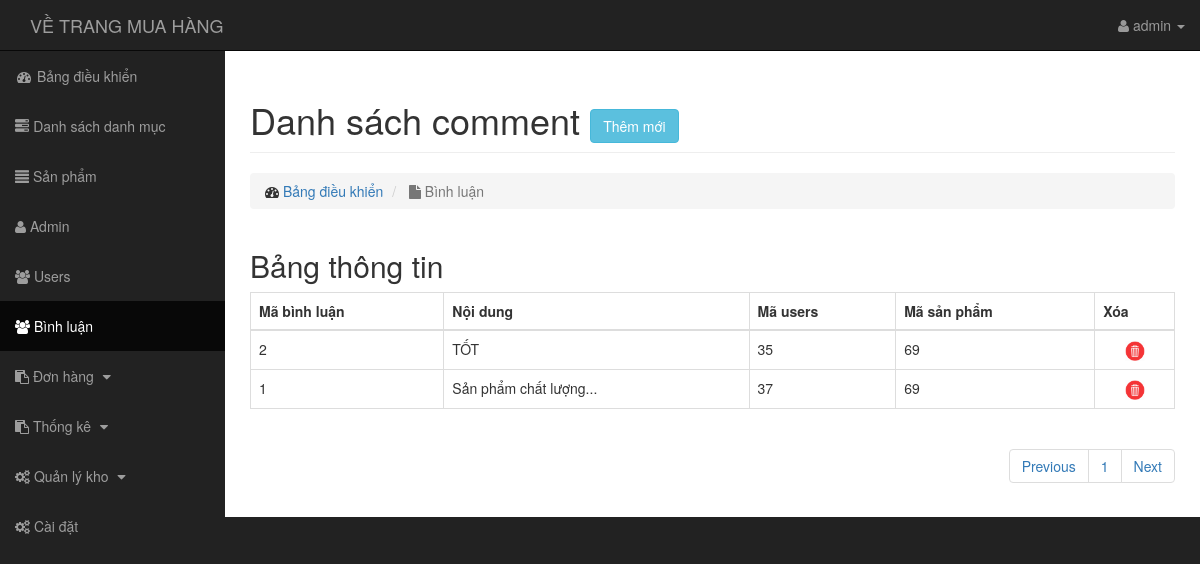
The app's page /admin/modules/comment/index.php (signed in) with its own data.
### tables this page shows
CREATE TABLE `comment` (
  `id` int(11) NOT NULL,
  `content` text NOT NULL,
  `product_id` int(11) NOT NULL,
  `users_id` int(11) NOT NULL,
  `users_name` varchar(50) NOT NULL,
  `create_at` timestamp NOT NULL DEFAULT CURRENT_TIMESTAMP ON UPDATE CURRENT_TIMESTAMP,
  `update_at` timestamp NOT NULL DEFAULT '0000-00-00 00:00:00' ON UPDATE CURRENT_TIMESTAMP
);

### admin/autoload/dtbase.php (called while the page is built, shortened)
<?php
    class Database
    {
        public $link;
        public function __construct()
        {
            $this->link = mysqli_connect("localhost","root","","banhang") or die ();
            mysqli_set_charset($this->link,"utf8");
        }
        public function countTable($table)
        {
            $sql = "SELECT id FROM  {$table}";
            $result = mysqli_query($this->link, $sql) or die("Lỗi Truy Vấn countTable----" .mysqli_error($this->link));
            $num = mysqli_num_rows($result);
            return $num;
        }
         public function fetchAll($table)
        {
            $sql = "SELECT * FROM {$table} WHERE 1" ;
            $result = mysqli_query($this->link,$sql) or die("Lỗi Truy Vấn fetchAll " .mysqli_error($this->link));
            $data = [];
            if( $result)
            {
                while ($num = mysqli_fetch_assoc($result))
                {
                    $data[] = $num;
                }
            }
            return $data;
        }
         public  function fetchJone($table,$sql ,$page = 0,$row ,$pagi = false )
        {
            $data = [];
            if ($pagi == true )
            {
                $total = $this->countTable($table);
                $sotrang = ceil($total / $row);
                $start = ($page - 1 ) * $row ;
                $sql .= " LIMIT $start,$row";
                $data = [ "page" => $sotrang];
                $result = mysqli_query($this->link,$sql) or die("Lỗi truy vấn fetchJone ---- " .mysqli_error($this->link));
            }
            else
            {
                $result = mysqli_query($this->link,$sql) or die("Lỗi truy vấn fetchJone ---- " .mysqli_error($this->link));
            }
            if( $result)
            {
                while ($num = mysqli_fetch_assoc($result))
                {
                    $data[] = $num;
                }
            }
            return $data;
        }
    }
?>

### admin/autoload/autoload.php (called while the page is built, shortened)
<?php
    include_once'dtbase.php';
        $db = new Database;
     ?>

### admin/modules/comment/index.php (the view, shortened to what this page needs)
<?php include_once'../../autoload/autoload.php';
    $comment = $db->fetchAll("comment");
    $sql=" SELECT * FROM comment ORDER BY id DESC ";
    if(isset($_GET['page']))
    {
        $p=$_GET['page'];
    }
    else{
        $p=1;
    }
    $comment=$db->fetchJone('comment',$sql,$p,5,true);
    $sotrang = $comment['page'];
    unset($comment['page']);
    ?>
<?php include_once'../../../layouts/header.php'?>
<div class="row">
    <div class="col-lg-12">
        <h1 class="page-header">
            Danh sách comment <a href="add.php" class="btn btn-info">Thêm mới</a>
        </h1>
        <ol class="breadcrumb">
            <li>
                <i class="fa fa-dashboard"></i>  <a href="../../index.php"> Bảng điều khiển</a>
            </li>
            <li class="active">
                <i class="fa fa-file"></i> Bình luận
            </li>
        </ol>
    </div>
</div>
<div class="row">
    <div class="col-md-12">
        <h2>Bảng thông tin</h2>
        <div class="table-responsive">
            <table class="table table-bordered table-hover">
                <thead>
                    <tr>
                        <th>Mã bình luận</th>
                        <th>Nội dung</th>
                        <th>Mã users</th>
                        <th>Mã sản phẩm</th>
                        <th>Xóa</th>
                    </tr>
                </thead>
                <tbody>
                    <?php
                        foreach ($comment as $row) {
                           ?>
                    <tr>
                        <td><?php echo $row['id'];?></td>
                        <td><?php echo $row['content'];?></td>
                        <td><?php echo $row['users_id'];?></td>
                        <td><?php echo $row['product_id'];?></td>
                        <td align="center";>
                            <a href="delete.php?id=<?php echo $row['id'];?>" onclick="return confirm('Bạn thực sự muốn xóa nó?');">
                                <img width="20" src="../../../image/Delete.png">
                        </td>
                    </tr>
                    <?php } ?>
                </tbody>
            </table>
            <div class="pull-right">
            <nav aria-label="page navigation">
            <ul class="pagination">
            <li class="page-item">
            <a class="page-link" href="?page=<?php echo $p-1==0?1:$p-1 ?>" tabindex="-1">Previous</a>
            </li>
            <?php for ($i=1; $i <=$sotrang ; $i++):  ?>
            <li class="<?php ($p==$i)?$active:'' ?>"><a class="" href="?page=<?php echo $i ?>"><?php echo $i ?></a></li>
            <?php endfor ?>
            <li class="page-item">
            <a class="page-link" href="?page=<?php echo $p+1<$i?$p+1:$p ?>">Next</a>
            </li>
            </ul>
            </nav>
            </div>
        </div>
    </div>
</div>
<?php include_once'../../../layouts/footer.php'?>

### public/admin/css/sb-admin.css (style rules this page uses)
body { margin-top: 100px; background-color: #222; }
@media (min-width:768px) { body { margin-top: 50px; } }

### records on screen
comment: id "2", content "TỐT", users "35", product "69"
comment: id "1", content "Sản phẩm chất lượng...", users "37", product "69"

### other values on screen
$_SESSION['admin_user'] "admin"
